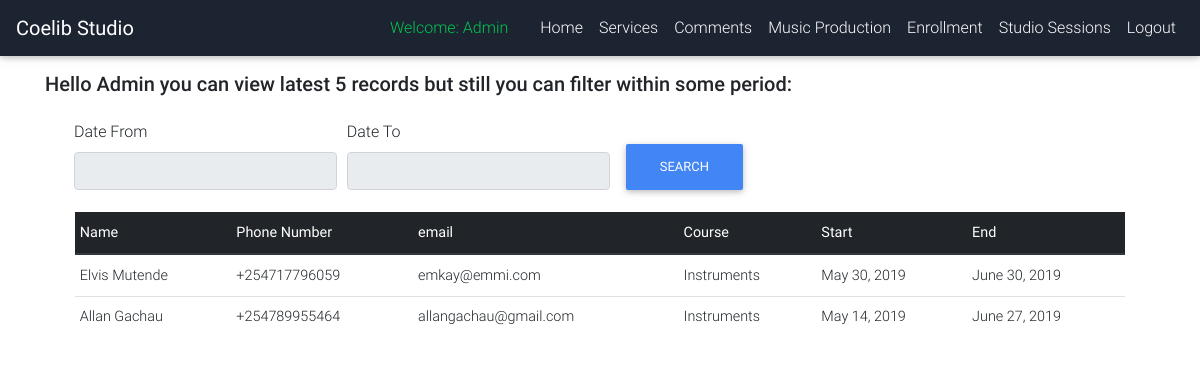
Screenshot of /music/classes/ (signed in) with the database file from the repository.
### services/models.py (models this page shows)
class Short_Course(models.Model):
    class Meta:
        verbose_name_plural = 'Enrollment For Short Courses'
    CHOICES = (('Music Production','Music Production'),('Instruments','Instruments'))
    full_name = models.CharField(max_length=100)
    phone_number = models.CharField(max_length=13)
    email = models.EmailField(max_length=100)
    course = models.CharField(max_length=20, choices=CHOICES, default='Music Production')
    start_date = models.DateField(auto_now=False)
    end_date = models.DateField(auto_now=False)

### newusers/views.py (the view, shortened to what this page needs)
# urls.py: path('music/classes/', views.enrolled_students, name="music_classes"),
def enrolled_students(request):
    sessions_from = request.GET.get('from')
    sessions_to = request.GET.get('to')
    if sessions_from == None or sessions_to == None:
        count_sessions = Short_Course.objects.all().count()
        students = Short_Course.objects.all().order_by('-start_date')[:5]
        if count_sessions < 1:
            messages.success(request, 'There are no students who have enrolled as per now')
        elif count_sessions > 5:
            messages.success(request, 'There are a total of '+ str(count_sessions)+' students but we are dispalying latest 5 who enrolled recently')
    context = {'students':students}
    return render(request, 'newusers/music_classes.html', context)

### newusers/templates/newusers/music_classes.html (shortened to what this page needs)
{% extends 'newusers/base.html' %}
{% block content %}
{% if user.is_authenticated %}
<br><br><br>
<div class="container">
    <h2 class="h5 gray-text text-left mb-4">Hello {{ user.username }}  you can view latest 5 records  but still you can filter within some period:</h2>
    <form method="GET" action="{% url 'music_classes'%}">
              <div class="form-row ml-4" style="margin-left:20px;">
                <div class="form-group col-md-3">
                  <label for="datefrom">Date From</label>
                  <input type="text" class="form-control" id="datefrom"  name="from" width="100" required readonly>
                </div>
                <div class="form-group col-md-3">
                  <label for="dateto">Date To</label>
                  <input type="text" class="form-control" id="dateto"  name="to" required readonly>
                </div>
                <div class="form-group col-md-3">
                    <input type="submit" class="btn btn-primary mt-4" id="btn"  value="Search" height="30">
                </div>
          </div>
    </form>
    <div class="container">
      {% if students %}
      <div class="container">
      <table class="table table-hover table-sm">
                <thead class="thead-dark">
                  <tr>
                    <th>Name</th>
                    <th>Phone Number</th>
                    <th>email</th>
                    <th>Course</th>
                    <th>Start</th>
                    <th>End</th>
                    </tr>
                </thead>
                  <tbody>
          {% for student in students %}
          <tr>
            <td>{{student.full_name}}</td>
            <td>{{student.phone_number}}</td>
            <td>{{student.email }}</td>
            <td>{{student.course }}</td>
            <td>{{student.start_date }}</td>
            <td>{{student.end_date}}</td>
          </tr>
          {% endfor %}
                </tbody>
              </table>
          </div>
      {% endif %}
    </div>
</div>
{%endif%}
{% endblock %}

### newusers/templates/newusers/base.html (shortened to what this page needs)
<!DOCTYPE html>
<html lang="en">
<head>
{% load static %}
    <link rel="stylesheet" href="https://use.fontawesome.com/releases/v5.7.0/css/all.css">
    <link rel="stylesheet" href="{% static 'bootstrap/MDB/css/bootstrap.min.css' %}" type="text/css">
    <link href="{% static 'bootstrap/MDB/css/mdb.min.css' %}" type="text/css" rel="stylesheet">
    <link rel="stylesheet" href="{% static 'css/style.css' %}">
    <link rel="stylesheet" href="{% static 'datepicker/css/jquery-ui.css'%}">
</head>
<body>
  <nav class="navbar navbar-expand-lg navbar-dark unique-color-dark fixed-top mb-5">
    {% if user.is_authenticated %}
    <a class="navbar-brand" href="{% url 'index'%} ">
      <strong>Coelib Studio</strong>
    </a>
    <div class="collapse navbar-collapse" id="navbarSupportedContent">
      <ul class="navbar-nav ml-auto">
        <li class="nav-item">
          <a class="nav-link disabled text-success mr-3" href="{% url 'index' %}"> Welcome: {{ user.username }}
          </a>
        </li>
        <li class="nav-item">
          <a class="nav-link" href="{% url 'producerpage' %}">Home
          </a>
        </li>
        <li class="nav-item">
          <a class="nav-link" href="{% url 'services' %} ">Services</a>
        </li>
        <li class="nav-item">
            <a class="nav-link" href="{% url 'read_comments' %}">Comments</a>
        </li>
        <li class="nav-item">
            <a class="nav-link" href="{% url 'music_session' %}">Music Production</a>
        </li>
        <li class="nav-item">
            <a class="nav-link" href="{% url 'music_classes' %}">Enrollment</a>
        </li>
        <li class="nav-item">
          <a class="nav-link" href="{% url 'studio_sessions' %}">Studio Sessions</a>
        </li>
        <li class="nav-item">
            <a class="nav-link" href="{% url 'logout' %}">Logout</a>
        </li>
      </ul>
{% endif %}
  </nav>
{% block content %}
{% endblock %}
</body>
</html>

### newusers/static/css/style.css (style rules this page uses)
body { background: #fff; padding:0; margin: 0; }
nav { margin-bottom: 47px; }
* { padding: 0; margin: 0; }

### newusers/templates/newusers/base.html (style rules this page uses)
html, body, header, .view { height: 100%; }

### rows the page displays
Short_Course: full_name "Elvis Mutende", phone_number "+254717796059", email "emkay@emmi.com", course "Instruments", start_date "May 30, 2019", end_date "June 30, 2019"
Short_Course: full_name "Allan Gachau", phone_number "+254789955464", email "allangachau@gmail.com", course "Instruments", start_date "May 14, 2019", end_date "June 27, 2019"

### other values shown
{{ user.username }} "Admin"
